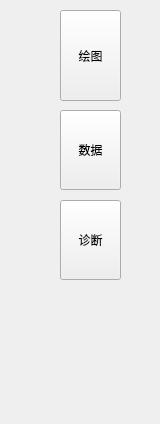
       <widget class="QWidget" name="pageAnalyze">
        <property name="geometry">
         <rect>
          <x>0</x>
          <y>0</y>
          <width>160</width>
          <height>424</height>
         </rect>
        </property>
        <attribute name="icon">
         <iconset resource="plunger_ico.qrc">
          <normaloff>:/plunger/icons/analyze.png</normaloff>:/plunger/icons/analyze.png</iconset>
        </attribute>
        <attribute name="label">
         <string>分析</string>
        </attribute>
        <widget class="QToolButton" name="btnPlot">
         <property name="geometry">
          <rect>
           <x>60</x>
           <y>10</y>
           <width>61</width>
           <height>91</height>
          </rect>
         </property>
         <property name="sizePolicy">
          <sizepolicy hsizetype="MinimumExpanding" vsizetype="Maximum">
           <horstretch>0</horstretch>
           <verstretch>0</verstretch>
          </sizepolicy>
         </property>
         <property name="maximumSize">
          <size>
           <width>16777215</width>
           <height>100</height>
          </size>
         </property>
         <property name="cursor">
          <cursorShape>ArrowCursor</cursorShape>
         </property>
         <property name="text">
          <string>绘图</string>
         </property>
         <property name="icon">
          <iconset resource="plunger_ico.qrc">
           <normaloff>:/plunger/icons/plot.png</normaloff>:/plunger/icons/plot.png</iconset>
         </property>
         <property name="iconSize">
          <size>
           <width>80</width>
           <height>80</height>
          </size>
         </property>
         <property name="checkable">
          <bool>true</bool>
         </property>
         <property name="checked">
          <bool>false</bool>
         </property>
         <property name="toolButtonStyle">
          <enum>Qt::ToolButtonTextUnderIcon</enum>
         </property>
        </widget>
        <widget class="QToolButton" name="btnData">
         <property name="geometry">
          <rect>
           <x>60</x>
           <y>110</y>
           <width>61</width>
           <height>80</height>
          </rect>
         </property>
         <property name="sizePolicy">
          <sizepolicy hsizetype="MinimumExpanding" vsizetype="Maximum">
           <horstretch>0</horstretch>
           <verstretch>0</verstretch>
          </sizepolicy>
         </property>
         <property name="maximumSize">
          <size>
           <width>16777215</width>
           <height>100</height>
          </size>
         </property>
         <property name="cursor">
          <cursorShape>ArrowCursor</cursorShape>
         </property>
         <property name="text">
          <string>数据</string>
         </property>
         <property name="icon">
          <iconset resource="plunger_ico.qrc">
           <normaloff>:/plunger/icons/data.png</normaloff>:/plunger/icons/data.png</iconset>
         </property>
         <property name="iconSize">
          <size>
           <width>45</width>
           <height>60</height>
          </size>
         </property>
         <property name="checkable">
          <bool>true</bool>
         </property>
         <property name="checked">
          <bool>false</bool>
         </property>
         <property name="toolButtonStyle">
          <enum>Qt::ToolButtonTextUnderIcon</enum>
         </property>
        </widget>
        <widget class="QToolButton" name="btnAI">
         <property name="geometry">
          <rect>
           <x>60</x>
           <y>200</y>
           <width>61</width>
           <height>80</height>
          </rect>
         </property>
         <property name="sizePolicy">
          <sizepolicy hsizetype="MinimumExpanding" vsizetype="Maximum">
           <horstretch>0</horstretch>
           <verstretch>0</verstretch>
          </sizepolicy>
         </property>
         <property name="maximumSize">
          <size>
           <width>16777215</width>
           <height>100</height>
          </size>
         </property>
         <property name="cursor">
          <cursorShape>ArrowCursor</cursorShape>
         </property>
         <property name="text">
          <string>诊断</string>
         </property>
         <property name="icon">
          <iconset resource="plunger_ico.qrc">
           <normaloff>:/plunger/icons/AI.ico</normaloff>:/plunger/icons/AI.ico</iconset>
         </property>
         <property name="iconSize">
          <size>
           <width>45</width>
           <height>60</height>
          </size>
         </property>
         <property name="checkable">
          <bool>true</bool>
         </property>
         <property name="checked">
          <bool>false</bool>
         </property>
         <property name="toolButtonStyle">
          <enum>Qt::ToolButtonTextUnderIcon</enum>
         </property>
        </widget>
       </widget>
